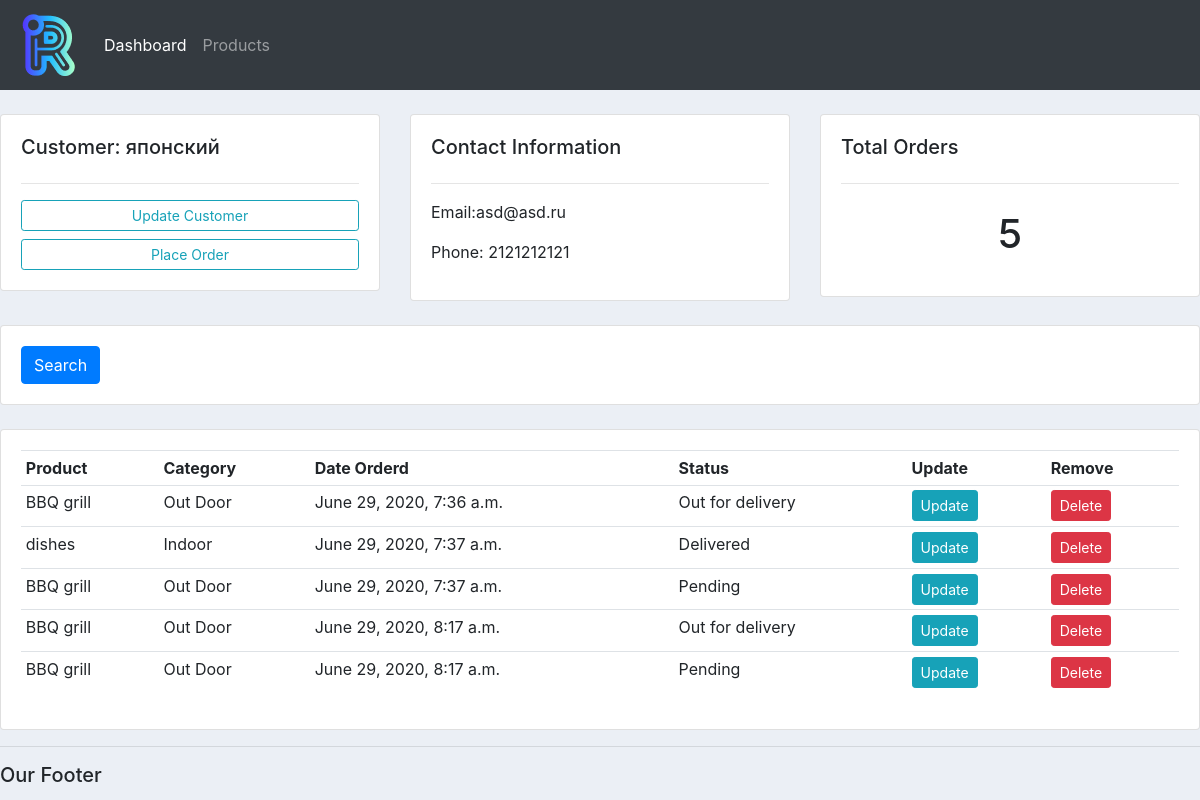
The page /customer/2 on the database its author committed.
### accounts/models.py (models this page shows, shortened)
class Customer(models.Model):
    name = models.CharField(max_length=200, null=True)
    phone = models.CharField(max_length=200, null=True)
    email = models.CharField(max_length=200, null=True)
    date_created = models.DateTimeField(auto_now_add=True, null=True)

class Order(models.Model):
    STATUS = (
        ('Pending', 'Pending'),
        ('Out for delivery', 'Out for delivery'),
        ('Delivered', 'Delivered'),
    )
    customer = models.ForeignKey(Customer, null=True, on_delete= models.SET_NULL)
    product = models.ForeignKey(Product, null=True, on_delete= models.SET_NULL)
    date_created = models.DateTimeField(auto_now_add=True, null=True)
    status = models.CharField(max_length=200, null=True, choices=STATUS)

class Product(models.Model):
    CATEGORY = (
        ('Indoor', 'Indoor'),
        ('Out Door', 'Out Door')
    )
    name = models.CharField(max_length=200, null=True)
    price =  models.FloatField(null=True)
    category = models.CharField(max_length=200, null=True, choices=CATEGORY)
    description = models.CharField(max_length=200, null=True, blank=True)
    date_created = models.DateTimeField(auto_now_add=True, null=True)
    tags = models.ManyToManyField(Tag)
    def __str__(self):
        return self.name

### accounts/views.py (the view)
# urls.py: path('customer/<str:pk>', views.customer, name='customer'),
def customer(request, pk):
    customer = Customer.objects.get(id=pk)
    orders = customer.order_set.all()
    total_orders = orders.count()
    context = {'customer': customer, 'orders': orders, 'total_orders': total_orders}
    return render(request, 'accounts/customer.html', context)

### accounts/templates/accounts/customer.html
{% extends 'accounts/main.html' %}
{% block content %}
<br>
<div class="row">
	<div class="col-md">
		<div class="card card-body">
			<h5>Customer: {{ customer.name }}</h5>
			<hr>
			<a class="btn btn-outline-info  btn-sm btn-block" href="">Update Customer</a>
			<a class="btn btn-outline-info btn-sm btn-block" href="{% url 'create_order' customer.id %}"> Place Order</a>
		</div>
	</div>
	<div class="col-md">
		<div class="card card-body">
			<h5>Contact Information</h5>
			<hr>
			<p>Email:{{customer.email }} </p>
			<p>Phone: {{ customer.phone}} </p>
		</div>
	</div>
	<div class="col-md">
		<div class="card card-body">
			<h5>Total Orders</h5>
			<hr>
			<h1 style="text-align: center;padding: 10px">{{ total_orders}}</h1>
		</div>
	</div>
</div>
<br>
<div class="row">
	<div class="col">
		<div class="card card-body">
			<form method="get">
		    <button class="btn btn-primary" type="submit">Search</button>
		  </form>
		</div>
	</div>
</div>
<br>
<div class="row">
	<div class="col-md">
		<div class="card card-body">
			<table class="table table-sm">
				<tr>
					<th>Product</th>
					<th>Category</th>
					<th>Date Orderd</th>
					<th>Status</th>
					<th>Update</th>
					<th>Remove</th>
				</tr>
				{% for order in orders %}
					<tr>
						<td>{{ order.product }}</td>
						<td>{{ order.product.category }}</td>
						<td>{{ order.date_created }}</td>
						<td>{{ order.status }}</td>
						<td><a class="btn btn-sm btn-info" href="{% url 'update-order' order.id %}">Update</a></td>
					<td><a class="btn btn-sm btn-danger" href="{% url 'delete-order' order.id %}">Delete</a></td>
					</tr>
				{% endfor%}
			</table>
		</div>
	</div>
</div>
{% endblock %}

### static/css/main.css (style rules this page uses)
body { background-color: #ebeff5; }

### rows shown on the page
Customer: name "японский", email "asd@asd.ru", phone "2121212121"
Order: product "BBQ grill", product.category "Out Door", date_created "June 29, 2020, 7:36 a.m.", status "Out for delivery"
Order: product "dishes", product.category "Indoor", date_created "June 29, 2020, 7:37 a.m.", status "Delivered"
Order: product "BBQ grill", product.category "Out Door", date_created "June 29, 2020, 7:37 a.m.", status "Pending"
Order: product "BBQ grill", product.category "Out Door", date_created "June 29, 2020, 8:17 a.m.", status "Out for delivery"
Order: product "BBQ grill", product.category "Out Door", date_created "June 29, 2020, 8:17 a.m.", status "Pending"

### other values the page prints
{{ total_orders }} "5"
